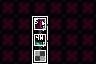

A level layout from a 2D game, rendered from its tile map. Below: a short description, then the map file with its tile-grid data intact:
An orthogonal 6x4 tile map with 16x16 px tiles, 4 tile layers (Maze Shape, Room Properties, Restrictions, Minimap).

<map version="1.10" tiledversion="1.11.0" orientation="orthogonal" renderorder="right-down" width="6" height="4" tilewidth="16" tileheight="16" infinite="0" nextlayerid="5" nextobjectid="1">
 <properties>
  <property name="max_exit_rooms" type="int" value="0" />
  <property name="min_challenge_rooms" type="int" value="0" />
  <property name="min_exit_rooms" type="int" value="0" />
  <property name="min_shop_rooms" type="int" value="0" />
 </properties>
 <tileset firstgid="1" source="../LayoutTiles.tsx" />
 <layer id="1" name="Maze Shape" width="6" height="4">
  <data encoding="csv">
1,1,1,1,1,1,
1,1,2,1,1,1,
1,1,34,1,1,1,
1,1,50,1,1,1
</data>
 </layer>
 <layer id="2" name="Room Properties" width="6" height="4">
  <data encoding="csv">
5,5,5,5,5,5,
5,5,123,5,5,5,
5,5,112,5,5,5,
5,5,6,5,5,5
</data>
 </layer>
 <layer id="3" name="Restrictions" width="6" height="4">
  <data encoding="csv">
0,0,0,0,0,0,
0,0,16,0,0,0,
0,0,16,0,0,0,
0,0,0,0,0,0
</data>
 </layer>
 <layer id="4" name="Minimap" width="6" height="4">
  <data encoding="csv">
0,0,0,0,0,0,
0,0,14,0,0,0,
0,0,14,0,0,0,
0,0,14,0,0,0
</data>
 </layer>
</map>
